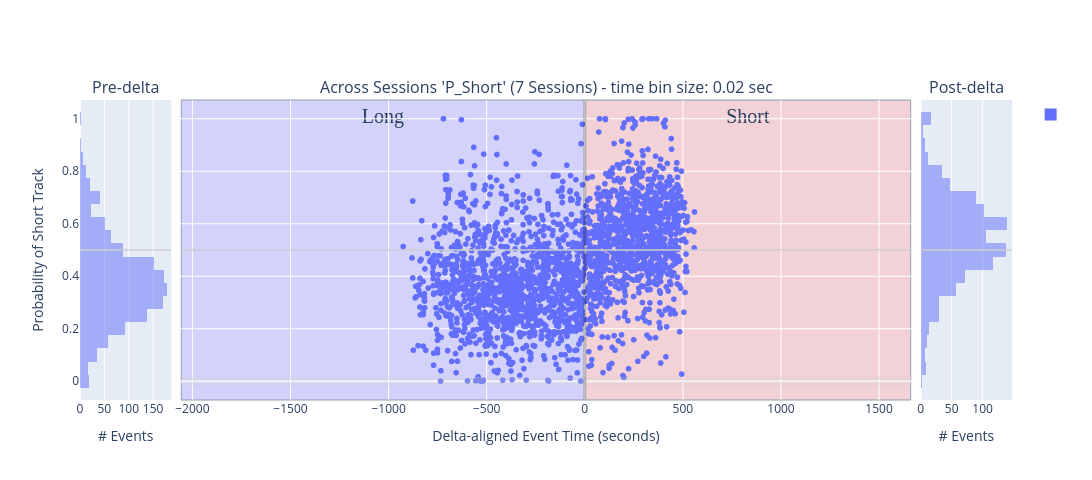

Notebook code for this chart:
### Code cell
histogram_bins = 25
num_sessions = 1

concatenated_ripple_df = deepcopy(filtered_all_sessions_wcorr_ripple_df)


# variable_name = 'P_Long'
variable_name = 'P_Short' # Shows expected effect - short-only replay prior to delta and then split replays post-delta
# variable_name = 'long_best_pf_peak_x_pearsonr'
# variable_name = 'long_best_jump'
# variable_name = 'wcorr_abs_diff'
# variable_name = 'pearsonr_abs_diff'
# variable_name = 'direction_change_bin_ratio_diff'
# variable_name = 'longest_sequence_length_ratio_diff'
# variable_name = 'long_best_longest_sequence_length_ratio'
# variable_name = 'long_best_congruent_dir_bins_ratio'
# variable_name = 'congruent_dir_bins_ratio_diff'
# variable_name = 'total_congruent_direction_change_diff'
# variable_name = 'long_best_congruent_dir_bins_ratio'
# variable_name = 'long_best_direction_change_bin_ratio'
# variable_name = 'long_best_congruent_dir_bins_ratio'
# 'color':'is_user_annotated_epoch'
# 'color': 'is_user_annotated_epoch', 

# px_scatter_kwargs = {'x': 'delta_aligned_start_t', 'y': variable_name, 'color':"is_user_annotated_epoch", 'title': f"'{variable_name}'"} # , 'color': 'time_bin_size', 'range_y': [-1.0, 1.0], 'labels': {'session_name': 'Session', 'time_bin_size': 'tbin_size', 'is_user_annotated_epoch':'user_sel'}
px_scatter_kwargs = {'x': 'delta_aligned_start_t', 'y': variable_name, 'title': f"'{variable_name}'"} # , 'color': 'time_bin_size', 'range_y': [-1.0, 1.0], 'labels': {'session_name': 'Session', 'time_bin_size': 'tbin_size', 'is_user_annotated_epoch':'user_sel'}
# px_scatter_kwargs.pop('color')

# hist_kwargs = dict(color="time_bin_size")
hist_kwargs = dict(color="is_user_annotated_epoch") # , histnorm='probability density'
hist_kwargs.pop('color')
# new_fig_ripples, new_fig_ripples_context = plotly_pre_post_delta_scatter(data_results_df=concatenated_ripple_df, out_scatter_fig=None, histogram_bins=histogram_bins,
#                         px_scatter_kwargs=px_scatter_kwargs, histogram_variable_name=variable_name, hist_kwargs=hist_kwargs, forced_range_y=None,
#                         time_delta_tuple=(earliest_delta_aligned_t_start, 0.0, latest_delta_aligned_t_end), legend_title_text='Is User Selected', is_dark_mode=is_dark_mode)

new_fig_ripples, new_fig_ripples_context = plotly_pre_post_delta_scatter(data_results_df=concatenated_ripple_df, out_scatter_fig=None, histogram_bins=histogram_bins,
                        px_scatter_kwargs=px_scatter_kwargs, histogram_variable_name=variable_name, hist_kwargs=hist_kwargs, forced_range_y=None,
                        time_delta_tuple=(earliest_delta_aligned_t_start, 0.0, latest_delta_aligned_t_end), legend_title_text=None, is_dark_mode=is_dark_mode)

new_fig_ripples = new_fig_ripples.update_layout(fig_size_kwargs)

_extras_output_dict = {}
_extras_output_dict["y_mid_line"] = new_fig_ripples.add_hline(y=0.5, line=dict(color="rgba(0.8,0.8,0.8,.75)", width=2), row='all', col='all')

# # Update layout to add a title to the legend
# new_fig_ripples.update_layout(
#     legend_title_text='Is User Selected'  # Add a title to the legend
# )

# fig_to_clipboard(new_fig_ripples, **fig_size_kwargs)
new_fig_ripples_context = new_fig_ripples_context.adding_context_if_missing(num_sessions=num_sessions, plot_type='scatter+hist', comparison='pre-post-delta', variable_name=variable_name)
figure_out_paths = save_plotly(a_fig=new_fig_ripples, a_fig_context=new_fig_ripples_context)
new_fig_ripples

### Figure 1 — Plotly figure (JSON) as saved in the notebook; plotly's stock layout.template omitted (floating-point values rounded to 4 significant figures; data arrays with more than 128 entries replaced by an {"elided": "..."} marker saying what was removed)
{"data": [{"alignmentgroup": "True", "bingroup": "y", "hovertemplate": "count=%{x}<br>P_Short=%{y}<extra></extra>", "legendgroup": "", "marker": {"color": "#636efa", "opacity": 0.5, "pattern": {"shape": ""}}, "name": "", "nbinsy": 25, "offsetgroup": "", "orientation": "h", "showlegend": true, "type": "histogram", "xaxis": "x", "y": {"elided": "1341 float values"}, "yaxis": "y"}, {"hovertemplate": "delta_aligned_start_t=%{x}<br>P_Short=%{y}<extra></extra>", "legendgroup": "", "marker": {"color": "#636efa", "symbol": "circle"}, "mode": "markers", "name": "", "showlegend": false, "type": "scattergl", "x": {"elided": "2381 float values"}, "xaxis": "x2", "y": {"elided": "2381 float values"}, "yaxis": "y2"}, {"alignmentgroup": "True", "bingroup": "y", "hovertemplate": "count=%{x}<br>P_Short=%{y}<extra></extra>", "legendgroup": "", "marker": {"color": "#636efa", "opacity": 0.5, "pattern": {"shape": ""}}, "name": "", "nbinsy": 25, "offsetgroup": "", "orientation": "h", "showlegend": false, "type": "histogram", "xaxis": "x3", "y": {"elided": "1040 float values"}, "yaxis": "y3"}], "layout": {"annotations": [{"font": {"size": 16}, "showarrow": false, "text": "Pre-delta", "x": 0.049, "xanchor": "center", "xref": "paper", "y": 1, "yanchor": "bottom", "yref": "paper"}, {"font": {"size": 16}, "showarrow": false, "text": "Across Sessions 'P_Short' (7 Sessions) - time bin size: 0.02 sec", "x": 0.5, "xanchor": "center", "xref": "paper", "y": 1, "yanchor": "bottom", "yref": "paper"}, {"font": {"size": 16}, "showarrow": false, "text": "Post-delta", "x": 0.951, "xanchor": "center", "xref": "paper", "y": 1, "yanchor": "bottom", "yref": "paper"}], "barmode": "overlay", "height": 480, "shapes": [{"line": {"color": "rgba(0.8,0.8,0.8,.25)", "width": 9}, "type": "line", "x0": 0, "x1": 1, "xref": "x2 domain", "y0": 0, "y1": 0, "yref": "y2"}, {"line": {"color": "rgba(1,1,1,.25)", "width": 3}, "type": "line", "x0": 0, "x1": 0, "xref": "x2", "y0": 0, "y1": 1, "yref": "y2 domain"}, {"fillcolor": "#c2b8ff", "label": {"font": {"family": "Times New Roman", "size": 20}, "text": "Long", "textposition": "top center"}, "layer": "below", "line": {"width": 1}, "opacity": 0.5, "type": "rect", "x0": -2057.0, "x1": 0, "xref": "x2", "y0": 0, "y1": 1, "yref": "y2 domain"}, {"fillcolor": "#ffb8b8", "label": {"font": {"family": "Times New Roman", "size": 20}, "text": "Short", "textposition": "top center"}, "layer": "below", "line": {"width": 1}, "opacity": 0.5, "type": "rect", "x0": 0, "x1": 1662.0, "xref": "x2", "y0": 0, "y1": 1, "yref": "y2 domain"}, {"line": {"color": "rgba(0.8,0.8,0.8,.75)", "width": 2}, "type": "line", "x0": 0, "x1": 1, "xref": "x domain", "y0": 0.5, "y1": 0.5, "yref": "y"}, {"line": {"color": "rgba(0.8,0.8,0.8,.75)", "width": 2}, "type": "line", "x0": 0, "x1": 1, "xref": "x2 domain", "y0": 0.5, "y1": 0.5, "yref": "y2"}, {"line": {"color": "rgba(0.8,0.8,0.8,.75)", "width": 2}, "type": "line", "x0": 0, "x1": 1, "xref": "x3 domain", "y0": 0.5, "y1": 0.5, "yref": "y3"}], "width": 1650, "xaxis": {"anchor": "y", "domain": [0, 0.098], "title": {"text": "# Events"}}, "xaxis2": {"anchor": "y2", "domain": [0.108, 0.892], "title": {"text": "Delta-aligned Event Time (seconds)"}}, "xaxis3": {"anchor": "y3", "domain": [0.902, 1], "title": {"text": "# Events"}}, "yaxis": {"anchor": "x", "domain": [0, 1], "title": {"text": "Probability of Short Track"}}, "yaxis2": {"anchor": "x2", "domain": [0, 1], "matches": "y", "showticklabels": false}, "yaxis3": {"anchor": "x3", "domain": [0, 1], "matches": "y", "showticklabels": false}}}
